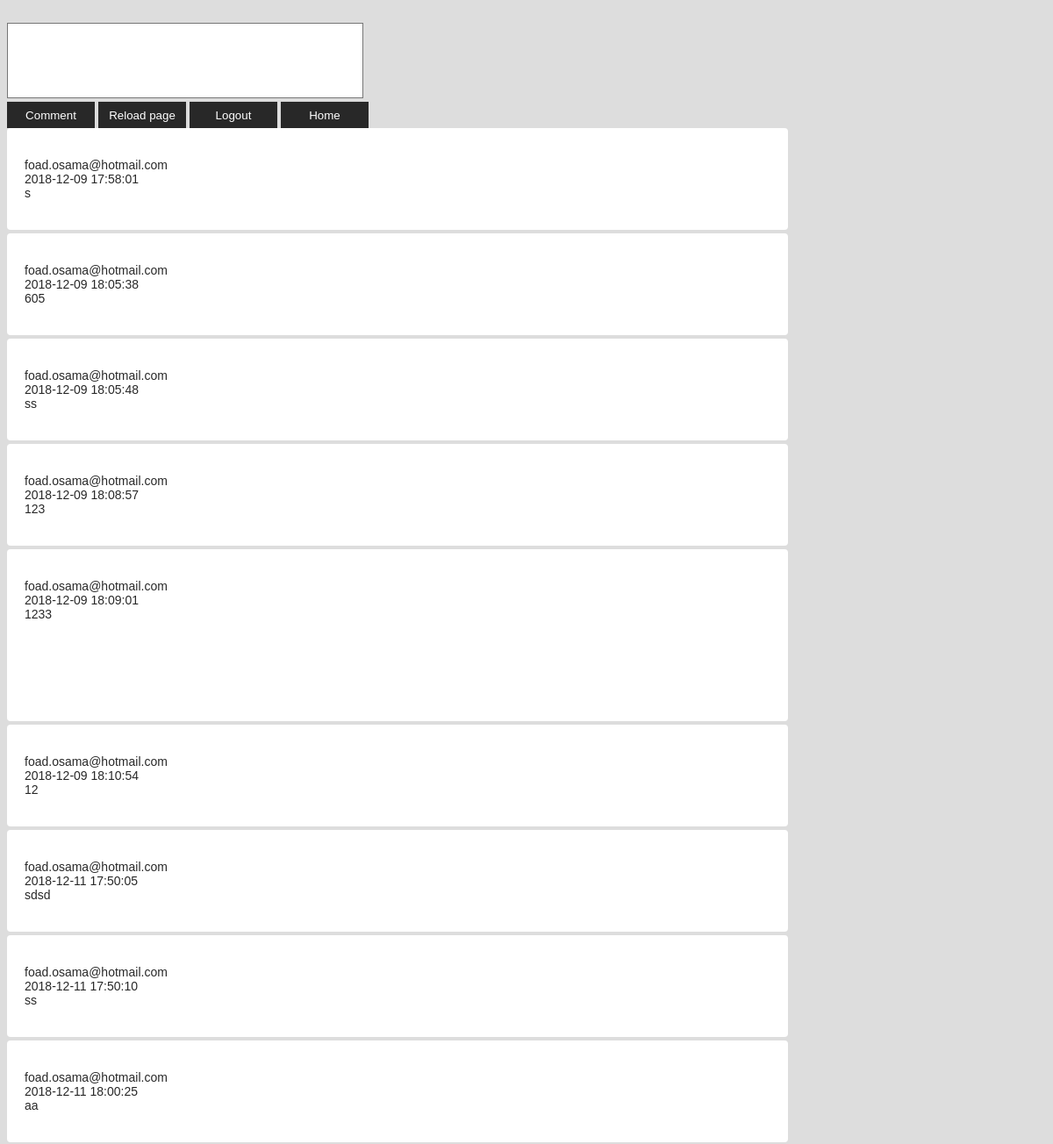
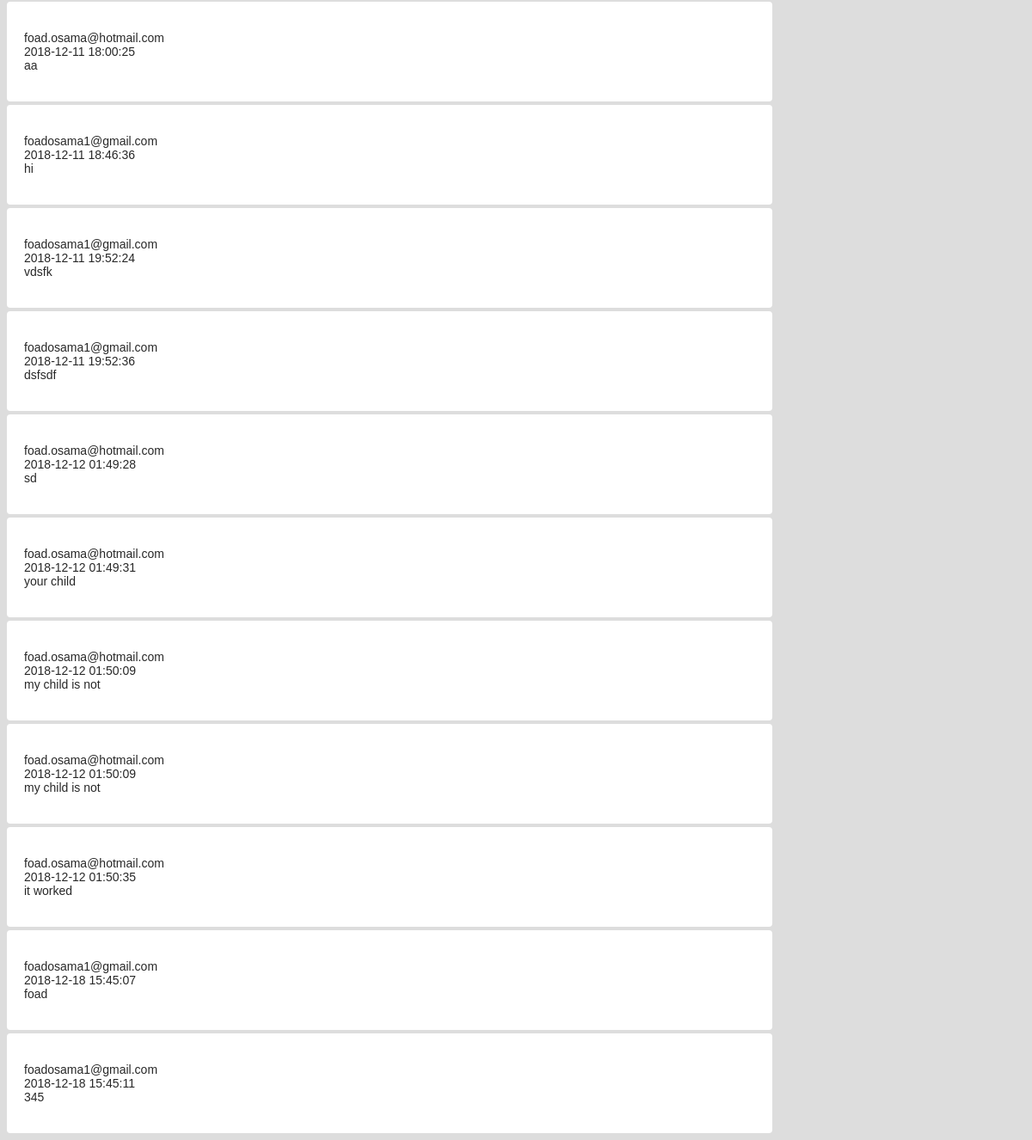
The page /php/Comments.php on the database its author committed (2 pictures, top to bottom).
### tables this page shows
CREATE TABLE `user` (
  `id` int(11) NOT NULL,
  `email` varchar(100) NOT NULL,
  `password` varchar(100) NOT NULL,
  `firstName` varchar(100) NOT NULL,
  `lastName` varchar(100) NOT NULL,
  `familyName` varchar(100) NOT NULL,
  `gender` varchar(100) NOT NULL,
  `nationality` varchar(100) NOT NULL,
  `dateOfBirth` date NOT NULL,
  `workNumber` int(11) NOT NULL,
  `phoneNumber` int(11) NOT NULL,
  `homeTelephoneNumber` int(11) NOT NULL,
  `dateJoined` datetime NOT NULL,
  `statusId` int(11) NOT NULL,
  `ssn` int(11) NOT NULL,
  `typeId` int(11) NOT NULL
);

CREATE TABLE `comments` (
  `cid` int(11) NOT NULL,
  `userId` int(11) NOT NULL,
  `date` datetime NOT NULL,
  `message` text NOT NULL
);

### php/includes/comment.inc.php (the view, shortened to what this page needs)
<?php
 function getComments($conn)
{
  $sql= 'SELECT * FROM comments';
  $result= mysqli_query($conn,$sql);
  while ($row=mysqli_fetch_assoc($result)) {
  echo "<div class='comment-box'><p>";
  $sqlFinder= "SELECT user.email,user.id
  FROM user
  INNER JOIN comments ON user.id=comments.userId";
  $resultFinder= mysqli_query($conn,$sqlFinder);
 while($rowFinder =mysqli_fetch_array($resultFinder)){
   if ($row['userId']==$rowFinder['id']) {
echo   $rowFinder['email']."<br>";
break;
}
  }
echo $row['date']."<br>";
echo nl2br($row['message']);
echo "</p></div>";
  }
}

### php/Comments.php (shortened to what this page needs)
<?php
  include 'Database_Connection.php';
  include 'includes/comment.inc.php';
 ?>
<!DOCTYPE html>
<html lang='en' dir='ltr'>
<head>
  <link rel='stylesheet' href='../css/style1.css'>
</head>
<body>
  <?php
    echo "<br>";
    echo "<form method='post' action='".setComments($conn)."'>
    <input type='hidden' name='userId'>
    <input type='hidden' name='date' value='".date('Y-m-d H:i:s')."'>
    <textarea name='message'></textarea><br>
    <button  type='submit' name='commentSubmit'>Comment</button>
    <button onclick='ReloadingPage()'>Reload page</button>
    <a href='logOut.php' style=' color: white; text-align: center; text-decoration: none;  display: inline-block;'><button type='button' name='logOut'>Logout</button></a>
    <a href='../html/Welcome_Page.html'  style=' color: white; text-align: center; text-decoration: none;  display: inline-block;'><button type='button' name='Home'>Home</button></a>
    </form>";
    getComments($conn);
  ?>
</body>
</html>

### css/style1.css (style rules this page uses)
body { background-color: #ddd; }
textarea { width: 400px; height: 80px; background-color: #fff; resize: none; }
button { width: 100px; height: 30px; background-color: #282828; border: none; color: #fff; font-family: arial; font-weight: 400; cursor: pointer; }
.comment-box { width: 850px; padding: 20px; margin-bottom: 4px; background-color: #fff; border-radius: 4px; }
.comment-box p { font-family: sans-serif; font-size: 14px; line-height: 16px; color: #282828; font-weight: 100; }

### rows shown on the page
comments: date "2018-12-09 17:58:01", message "s"
user: email "foad.osama@hotmail.com"
comments: date "2018-12-09 18:05:38", message "605"
comments: date "2018-12-09 18:05:48", message "ss"
comments: date "2018-12-09 18:08:57", message "123"
comments: date "2018-12-09 18:09:01", message "1233"
comments: date "2018-12-09 18:10:54", message "12"
comments: date "2018-12-11 17:50:05", message "sdsd"
comments: date "2018-12-11 17:50:10", message "ss"
comments: date "2018-12-11 18:00:25", message "aa"
comments: date "2018-12-11 18:00:25", message "aa"
comments: date "2018-12-11 18:46:36", message "hi"
user: email "foadosama1@gmail.com"
comments: date "2018-12-11 19:52:24", message "vdsfk"
comments: date "2018-12-11 19:52:36", message "dsfsdf"
comments: date "2018-12-12 01:49:28", message "sd"
comments: date "2018-12-12 01:49:31", message "your child"
comments: date "2018-12-12 01:50:09", message "my child is not"
comments: date "2018-12-12 01:50:09", message "my child is not"
comments: date "2018-12-12 01:50:35", message "it worked"
comments: date "2018-12-18 15:45:07", message "foad"
comments: date "2018-12-18 15:45:11", message "345"
